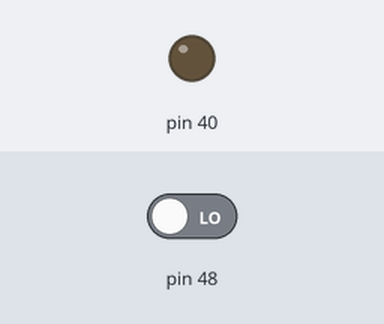
The sketch below on a simulated Arduino Mega 2560, built with avr-gcc and run on an emulated ATmega2560. Shown: output pins drawn as LEDs (lit = HIGH). The inputs (shaded band) are chosen by the test bench; at power-on: pin 48 LOW. What the sketch prints to the serial monitor is not drawn.

Above: at 1.2 s.
1.3 s: pin 48 driven HIGH
At 1.8 s:
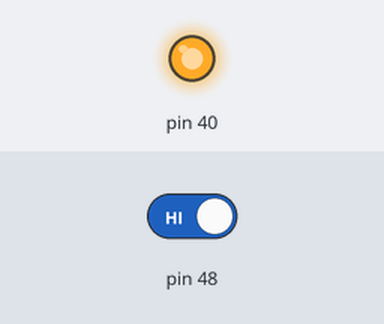
2.8 s: pin 48 driven LOW
At 4.2 s:
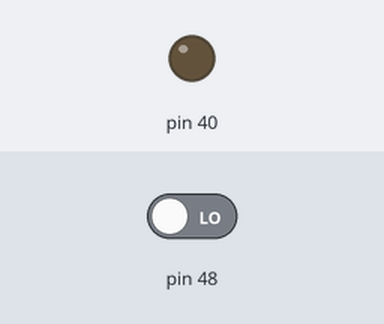
Timing chart, 0 to 5.8 s (numbered marks = the images above; inputs shaded):
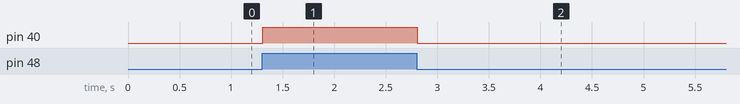

Measured:
- after the input at 1.3 s, pin 40: LOW → HIGH at once
- after the input at 2.8 s, pin 40: HIGH → LOW at once

The sketch:

Sensor_Mov_HCSR501_02.ino
```cpp
boolean valor_actual_mov1;
void setup() {
  // put your setup code here, to run once:
Serial.begin (9600);
pinMode (40, OUTPUT);
pinMode (48, INPUT);
}

void loop() {
  // put your main code here, to run repeatedly:
valor_actual_mov1 = digitalRead (48);
Serial.println (valor_actual_mov1);

  if  (valor_actual_mov1)
  {
  digitalWrite (40, HIGH);
  }
  else
  {
  digitalWrite (40, LOW);
  }
  }
```
